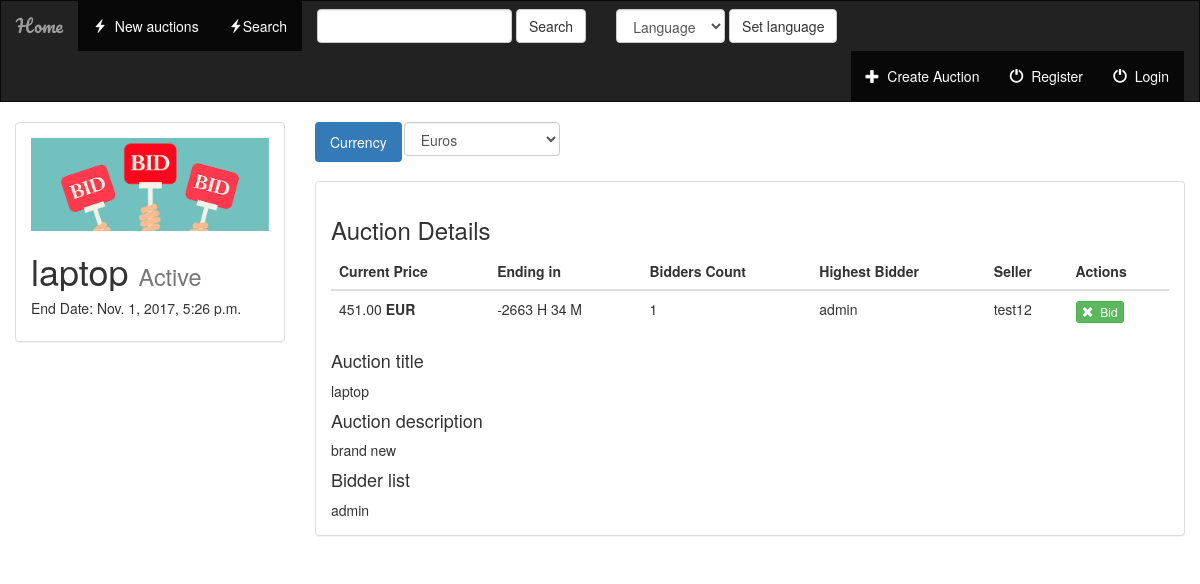
Page /auction/2/ on the committed database.
### auction/models.py (models this page shows, shortened)
class Auction(models.Model):
    Set_Status = (
        ('Active', 'Active'),
        ('Banned', 'Banned'),
        ('Due', 'Due'),
        ('Adjudicated', 'Adjudicated'),
    )
    seller_name = models.ForeignKey(User, on_delete=models.CASCADE)
    auction_title = models.CharField(max_length=600)
    description = models.CharField(max_length=5000)
    currency = models.CharField(max_length=20)
    token_edit = models.CharField(max_length=600)
    starting_price = models.DecimalField(max_length=30, max_digits=19, decimal_places=2)
    bidding_price = models.DecimalField(max_length=30, max_digits=19, decimal_places=2, null=True)
    winner_id = models.IntegerField(null=True)
    starting_date = models.DateTimeField(blank=True)
    auction_duration_hours = models.IntegerField(default=72, validators=[MinValueValidator(72)])
    ending_date = models.DateTimeField(blank=True)
    auction_status = models.CharField(max_length=20, choices=Set_Status, default='Active')
    auction_revision = models.IntegerField(default=1)

class Bid(models.Model):
    bidder_name = models.ForeignKey(User, on_delete=models.CASCADE)
    bidding_value = models.DecimalField(max_length=30, max_digits=19, decimal_places=2)
    auction = models.ForeignKey(Auction, on_delete=models.CASCADE)

### auction/views.py (the view)
# urls.py: url(r'^(?P<auction_id>[0-9]+)/$', views.auctionDetails, name='detail'),
def auctionDetails(request, auction_id):
    q = request.GET.get("cur")
    currency = 'EUR'
    if q:
        currency = q
        request.session['project'] = currency
    else:
        if 'project' in request.session:
            currency = request.session['project']
    currency_value = exchangeCurrency(currency)
    auction = get_object_or_404(Auction, pk=auction_id, auction_status='Active')
    auction.bid_set.all()
    difference = auction.ending_date - timezone.now()
    seconds = difference.total_seconds()
    hours = int(seconds // 3600)
    minutes = int((seconds % 3600) // 60)
    context = {
        'auction': auction,
        'hours': hours,
        'minutes': minutes,
        'baseTemplate': setBaseTemplate(request),
        'currency_list': currency_list,
        'currency': currency,
        'currency_value': currency_value}
    return render(request, 'auction/'+languageFolderSelection(request)+'details.html', context)

### auction/templatetags/app_filters.py (called while the page is built)
@register.filter(name='multiply')
def multiply(value, arg):
    a = Decimal.from_float(arg)
    return round(value*a,2)

### auction/views.py (called while the page is built)
def exchangeCurrency(currency):
    currency_value = 1.0000
    if currency != 'EUR':
        if SetCurrency.objects.filter(currency=currency).exists():
            cur = SetCurrency.objects.get(currency=currency)
            currency_value = float(cur.value)
    return currency_value

def languageFolderSelection(request):
    language = ''
    if 'language' in request.session:
        language = request.session['language']
    if language == 'fi':
        language = 'fi/'
    if language == 'sv':
        language = 'sv/'
    if language == 'en':
        language = ''
    return language

def setBaseTemplate(request):
    if request.user.is_authenticated():
        baseTemplate = "auction/base.html"
    else:
        baseTemplate = "auction/baseVisitor.html"
    return baseTemplate

### auction/templates/auction/details.html (shortened to what this page needs)
{% extends baseTemplate %}
{% block body %}
{% load staticfiles %}
{% load app_filters %}
<div class="container-fluid songs-container">
    <div class="row">
        <div class="col-sm-4 col-md-3">
            <div class="panel panel-default">
                <div class="panel-body">
                    <a href="javascript:;">
                            <img src="{%  static 'auction/images/auctionLogo.jpg' %}" class="img-responsive">
                    </a>
                    <h1 data-toggle="tooltip" title="{{ auction.auction_title }}" style="overflow: hidden">{{ auction.auction_title}} <small>{{ auction.auction_status }}</small></h1>
                    <h5 data-toggle="tooltip" title="End Date" style="overflow: hidden">End Date: {{ auction.ending_date }}</h5>
                </div>
            </div>
        </div>
        <div class="col-sm-8 col-md-9">
            <ul class="nav nav-pills" style="margin-bottom: 10px;">
                <li role="presentation" class="active"><a href="javascript:;">Currency</a></li>
                <li>
                    <form name="form" onChange="form.submit();" class="form" role="cur" method="get" action="">
                    <div class="form-group">
                    <select class="form-control" name="cur">
                            {% for option in currency_list %}
                                <option value="{{ option.value }}" {% if option.value == currency %}selected{% endif %}>{{ option.name }}</option>
                            {% endfor %}
                    </select>
                    </div>
                    </form>
                </li>
            </ul>
            <div class="panel panel-default">
                <div class="panel-body">
                    <h3>Auction Details</h3>
                    <table class="table">
                        <thead>
                        <tr>
                            <th>Current Price</th>
                            <th>Ending in</th>
                            <th>Bidders Count</th>
                            <th>Highest Bidder</th>
                            <th>Seller</th>
                            <th>Actions</th>
                        </tr>
                        </thead>
                        <tbody>
                            <tr>
                                {% if auction.bidding_price %}
                                <td>{{ auction.bidding_price|multiply:currency_value }} <strong>{{ currency }}</strong></td>
                                {% else %}
                                <td>{{ auction.starting_price|multiply:currency_value }} <strong>{{ currency }}</strong></td>
                                {% endif %}
                                <td id="end">{{ hours }} H {{ minutes }} M</td>
                                <td>{{ auction.bid_set.all.count }}</td>
                                <td>
                                    {% if auction.bid_set.all.count > 0 %}
                                    {% for data in auction.bid_set.all %}
                                        {% if data.bidder_name.pk == auction.winner_id %}
                                            {% if user.id != auction.winner_id %}
                                                {{ data.bidder_name }}
                                            {% else %}
                                                YOU
                                            {% endif %}
                                        {% endif %}
                                    {% endfor %}
                                    {% else %}
                                        No bidder
                                    {% endif %}
                                </td>
                                <td>
                                    {{ auction.seller_name.username }}
                                </td>
                                <td>
                                    {% if user.id != auction.seller_name.id %}
                                    {% if user.id != auction.winner_id %}
                                    <a href="{% url 'auction:bid' auction.id %}">
                                        <button  class="btn btn-success btn-xs">
                                                <span class="glyphicon glyphicon-remove"></span>&nbsp; Bid
                                        </button>
                                    </a>
                                    {% else %}
                                        {% if user.is_authenticated %}
                                        <button  class="btn btn-success btn-xs">
                                                <span class="glyphicon glyphicon-remove"></span>&nbsp; You are highest bidder
                                        </button>
                                        {% endif %}
                                    {% endif %}
                                    {% else %}
                                        <button  class="btn btn-success btn-xs">
                                                <span class="glyphicon glyphicon-remove"></span>&nbsp; Seller is not allowed to bid
                                        </button>
                                    {% endif %}
                                </td>
                            </tr>
                        </tbody>
                    </table>
                    <h4>Auction title</h4>
                    {{ auction.auction_title }}
                    <h4>Auction description</h4>
                    {{ auction.description }}
                    <h4>Bidder list</h4>
                    {% for data in auction.bid_set.all %}
                         {{ data.bidder_name }}<br />
                    {% endfor %}
                </div>
            </div>
        </div>
    </div>
</div>
{% endblock %}

### auction/static/auction/style.css (style rules this page uses)
body { background: white; }

### rows in the picture
Auction: auction_title "laptop", auction_status "Active", ending_date "Nov. 1, 2017, 5:26 p.m.", bidding_price|multiply "451.00", bid_set.all.count "1", seller_name.username "test12", description "brand new"
Bid: bidder_name "admin"

### other values in the picture
{{ currency }} "EUR"
form field cur "Euros"
